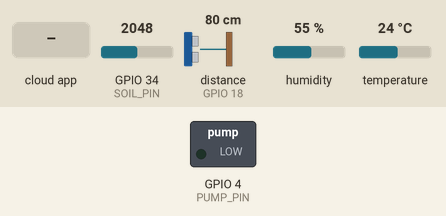
This program was run on a simulated ESP32. Shown: switched loads named in the program (green lamp = pin HIGH). Wiring (inferred from the names in the program): ultrasonic range finder: trigger GPIO 5; echo GPIO 18. Inputs (shaded band) come from the test bench; at power-on: distance to the obstacle (sensor on GPIO 18) 80 cm, GPIO 34 (SOIL_PIN) = 2048, humidity 55 %, temperature 24 °C. The echo pulse lasts 58.3 µs per cm; WiFi joins after 1.5 s; servers stay silent unless stated; pins used as bus, display or sensor lines are not drawn; what the program prints to the serial monitor is not drawn.

Above: at 2.9 s.
3.0 s: distance to the obstacle (sensor on GPIO 18) set to 2 cm
7.2 s: GPIO 34 (SOIL_PIN) set to 2474
8.7 s: GPIO 34 (SOIL_PIN) set to 2550
At 9.3 s:
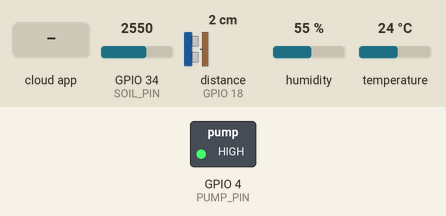
15.1 s: the phone or cloud app sets mode to auto
18.6 s: the phone or cloud app sets manual_pump to auto
22.1 s: the phone or cloud app sets mode to manual
At 22.5 s:
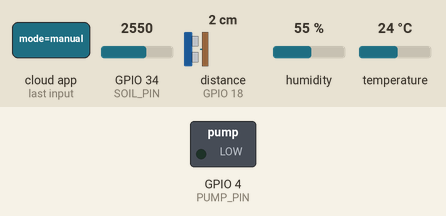
Timing chart, 0 to 25.1 s (numbered marks = the images above; inputs shaded):
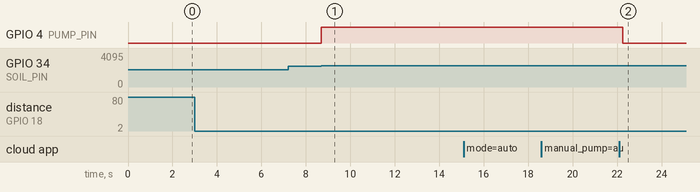

The program:

main.cpp
```cpp
#include <Arduino.h>
#include <WiFi.h>
#include <DHT.h>
#include <Firebase_ESP_Client.h>

#include "addons/TokenHelper.h"
#include "addons/RTDBHelper.h"

// KONFIGURASI WIFI & FIREBASE
#define WIFI_SSID "TP-Link_42CE"
#define WIFI_PASSWORD "21011980"
#define API_KEY "AIzaSyCFYf6a4gZsw27YDEl9OfdgM0R8sJz8YXk"
#define DATABASE_URL "https://smart-plant-system-372b4-default-rtdb.asia-southeast1.firebasedatabase.app"


// DEFINISI PIN
#define PUMP_PIN 4        // Pin untuk Relay/Transistor Dinamo Pompa
#define SOIL_PIN 34       // Pin Analog untuk Sensor Kelembapan Tanah (ADC1)
#define TRIG_PIN 5        // Pin Trigger Sensor Ultrasonik HC-SR04
#define ECHO_PIN 18       // Pin Echo Sensor Ultrasonik HC-SR04
#define DHT_PIN 12        // Pin Data Sensor DHT11

// KONFIGURASI SENSOR SUHU
#define DHT_TYPE DHT11
DHT dht(DHT_PIN, DHT_TYPE);

// DIMENSI WADAH AIR (Dalam cm)
const float TINGGI_WADAH_CM = 23.0;

// OBJEK FIREBASE
FirebaseData fbdo;
FirebaseData streamData;
FirebaseAuth auth;
FirebaseConfig config;

// VARIABEL GLOBAL
String currentMode = "auto";
bool manualPumpTrigger = false;
unsigned long sendDataPrevMillis = 0;
unsigned long logPrevMillis = 0;
int timerDelay = 5000;  // Kirim data telemetri tiap 5 detik
int logDelay = 2000;    // Log diagnostik tiap 2 detik

// THRESHOLD PENYIRAMAN
const int SOIL_DRY_THRESHOLD = 2500;  // Di atas ini = tanah kering, pompa nyala
const int SOIL_SENSOR_MAX = 4095;     // Nilai ADC maksimum (12-bit)
const int SOIL_SENSOR_SUSPECT = 4080; // Di atas ini = kemungkinan sensor rusak/terputus

// FUNGSI BACA SENSOR

// 1. Fungsi Baca Sensor Kelembapan Tanah
// ESP32 ADC membaca 0 (basah maksimal) hingga 4095 (kering maksimal)
int readSoilMoisture() {
  int rawValue = analogRead(SOIL_PIN);
  return rawValue;
}

// 2. Fungsi Baca Sensor Ultrasonik (Mengembalikan Sisa Ketinggian Air dalam cm)
float readWaterLevel() {
  digitalWrite(TRIG_PIN, LOW);
  delayMicroseconds(2);

  digitalWrite(TRIG_PIN, HIGH);
  delayMicroseconds(10);
  digitalWrite(TRIG_PIN, LOW);

  long duration = pulseIn(ECHO_PIN, HIGH, 30000);

  if (duration == 0) {
    return 0; // Sensor error atau tidak terbaca
  }

  // Hitung jarak dari sensor ke permukaan air (Kecepatan suara = 0.034 cm/us)
  float distanceToWater = duration * 0.034 / 2;

  // Hitung sisa air: Tinggi total wadah dikurangi jarak sensor ke air
  float sisaAirCm = TINGGI_WADAH_CM - distanceToWater;

  // Cegah nilai negatif jika air benar-benar kosong
  if (sisaAirCm < 0) sisaAirCm = 0;

  return sisaAirCm;
}

// DIAGNOSTIK SENSOR SAAT STARTUP
void runSensorDiagnostic() {
  Serial.println();
  Serial.println("╔══════════════════════════════════════╗");
  Serial.println("║     DIAGNOSTIK SENSOR STARTUP        ║");
  Serial.println("╠══════════════════════════════════════╣");

  // Test Sensor Tanah
  int soilRaw = analogRead(SOIL_PIN);
  Serial.printf("║ Tanah (ADC)  : %-4d", soilRaw);
  if (soilRaw >= SOIL_SENSOR_SUSPECT) {
    Serial.println("  ⚠ SUSPECT: Pin floating / sensor terputus!");
  } else if (soilRaw == 0) {
    Serial.println("  ⚠ SUSPECT: Selalu 0, cek kabel data!");
  } else {
    Serial.printf("  ✓ OK (threshold=%d)\n", SOIL_DRY_THRESHOLD);
  }

  // Test Sensor Ultrasonik
  float water = readWaterLevel();
  Serial.printf("║ Air (cm)     : %-5.1f", water);
  if (water <= 0) {
    Serial.println(" ⚠ SUSPECT: Tidak terbaca, cek TRIG/ECHO!");
  } else {
    Serial.println(" ✓ OK");
  }

  // Test DHT11
  float temp = dht.readTemperature();
  Serial.print("║ Suhu (°C)    : ");
  if (isnan(temp)) {
    Serial.println("NaN    ⚠ SUSPECT: DHT11 tidak terbaca!");
  } else {
    Serial.printf("%-5.1f  ✓ OK\n", temp);
  }

  // Test Relay (pastikan mati)
  Serial.printf("║ Pompa (Pin %d): LOW   ✓ Aman\n", PUMP_PIN);

  Serial.println("╚══════════════════════════════════════╝");
  Serial.println();
}

// CALLBACK STREAM FIREBASE
void streamCallback(FirebaseStream data) {
  String path = data.dataPath();

  if (path == "/mode") {
    currentMode = data.stringData();
    Serial.println("Dashboard CMD: Mode penyiraman -> " + currentMode);
  } else if (path == "/manual_pump") {
    manualPumpTrigger = data.boolData();
    Serial.println("Dashboard CMD: Pompa Manual -> " + String(manualPumpTrigger ? "ON" : "OFF"));
  }
}

void streamTimeoutCallback(bool timeout) {
  if (timeout) {
    Serial.println("Stream timeout... Sinkronisasi ulang koneksi realtime.");
  }
}

// SETUP
void setup() {
  Serial.begin(115200);

  // Inisialisasi Pin
  pinMode(PUMP_PIN, OUTPUT);
  pinMode(SOIL_PIN, INPUT);
  pinMode(TRIG_PIN, OUTPUT);
  pinMode(ECHO_PIN, INPUT);

  digitalWrite(PUMP_PIN, LOW); // Pompa mati di awal

  // Inisialisasi Sensor DHT
  dht.begin();

  // Koneksi WiFi
  Serial.print("Menghubungkan ke WiFi");
  WiFi.begin(WIFI_SSID, WIFI_PASSWORD);
  while (WiFi.status() != WL_CONNECTED) {
    delay(500);
    Serial.print(".");
  }
  Serial.println("\nWiFi Terhubung! IP: " + WiFi.localIP().toString());

  // Inisialisasi Firebase
  config.api_key = API_KEY;
  config.database_url = DATABASE_URL;
  config.token_status_callback = tokenStatusCallback;

  Firebase.begin(&config, &auth);
  Firebase.reconnectWiFi(true);

  // Anonymous Authentication — tidak butuh email/password
  // Pastikan Anonymous Auth sudah di-enable di Firebase Console!
  Serial.print("Firebase Anonymous Auth");
  if (Firebase.signUp(&config, &auth, "", "")) {
    Serial.println(" ✓ Berhasil!");
  } else {
    Serial.println(" ✗ GAGAL!");
    Serial.println("  Error: " + String(config.signer.signupError.message.c_str()));
    Serial.println("  → Pastikan Anonymous Auth di-enable di Firebase Console.");
    Serial.println("  → Authentication > Sign-in method > Anonymous > Enable");
  }

  // Inisiasi Streaming secara realtime ke node kontrol
  if (!Firebase.RTDB.beginStream(&streamData, "/smart_plant/controls")) {
    Serial.printf("Gagal memulai stream: %s\n", streamData.errorReason().c_str());
  } else {
    Serial.println("Berhasil mengaitkan jalur stream realtime!");
  }
  Firebase.RTDB.setStreamCallback(&streamData, streamCallback, streamTimeoutCallback);

  // Jalankan diagnostik sensor sebelum mulai loop
  runSensorDiagnostic();
}

// MAIN LOOP
void loop() {
  // =============================================
  // BAGIAN 1: BACA SENSOR (Selalu jalan, independen dari Firebase)
  // =============================================
  int soilMoisture = readSoilMoisture();
  float waterLevel = readWaterLevel();

  // =============================================
  // BAGIAN 2: LOGIKA KEPUTUSAN POMPA
  // =============================================
  bool shouldPumpRun = false;
  String pumpReason = "";
  bool sensorSuspect = false;

  // Deteksi sensor tanah yang kemungkinan rusak/terputus
  if (soilMoisture >= SOIL_SENSOR_SUSPECT) {
    sensorSuspect = true;
    pumpReason = "BLOCKED: Sensor tanah suspect (ADC=" + String(soilMoisture) + ", kemungkinan terputus!)";
    shouldPumpRun = false; // JANGAN nyalakan pompa jika sensor tidak reliable
  }
  // Proteksi Dinamo Terbakar (Fail-Safe): Air terlalu rendah
  else if (waterLevel <= 2.0) {
    shouldPumpRun = false;
    pumpReason = "BLOCKED: Air terlalu rendah (" + String(waterLevel, 1) + " cm <= 2.0 cm)";
  }
  else {
    if (currentMode == "auto") {
      if (soilMoisture > SOIL_DRY_THRESHOLD) {
        shouldPumpRun = true;
        pumpReason = "AUTO ON: Tanah kering (" + String(soilMoisture) + " > " + String(SOIL_DRY_THRESHOLD) + ")";
      } else {
        shouldPumpRun = false;
        pumpReason = "AUTO OFF: Tanah cukup lembab (" + String(soilMoisture) + " <= " + String(SOIL_DRY_THRESHOLD) + ")";
      }
    }
    else if (currentMode == "manual") {
      if (manualPumpTrigger) {
        shouldPumpRun = true;
        pumpReason = "MANUAL ON: Tombol ditekan dari dashboard";
      } else {
        shouldPumpRun = false;
        pumpReason = "MANUAL OFF: Menunggu perintah dashboard";
      }
    }
  }

  // Aktuasi Pompa
  digitalWrite(PUMP_PIN, shouldPumpRun ? HIGH : LOW);

  // =============================================
  // BAGIAN 3: LOG DIAGNOSTIK (Setiap 2 Detik)
  // =============================================
  if (millis() - logPrevMillis > logDelay || logPrevMillis == 0) {
    logPrevMillis = millis();

    Serial.println("────────────────────────────────────────");
    Serial.printf("[%lums] MODE: %s | Firebase: %s\n",
                  millis(), currentMode.c_str(), Firebase.ready() ? "Ready" : "NOT READY");
    Serial.printf("  Tanah (ADC) : %d / %d", soilMoisture, SOIL_SENSOR_MAX);
    if (sensorSuspect) Serial.print("  ⚠ SENSOR SUSPECT!");
    Serial.println();
    Serial.printf("  Air (cm)    : %.1f / %.1f\n", waterLevel, TINGGI_WADAH_CM);
    Serial.printf("  Pompa       : %s\n", shouldPumpRun ? "🟢 ON" : "⚫ OFF");
    Serial.printf("  Alasan      : %s\n", pumpReason.c_str());
  }

  // =============================================
  // BAGIAN 4: TELEMETRI FIREBASE (Setiap 5 Detik)
  // =============================================
  if (Firebase.ready() && (millis() - sendDataPrevMillis > timerDelay || sendDataPrevMillis == 0)) {
    sendDataPrevMillis = millis();

    // Baca DHT11 (lambat, cukup tiap 5 detik)
    float temperature = dht.readTemperature();
    if (isnan(temperature)) {
      temperature = -999.0;
      Serial.println("  ⚠ DHT11: Gagal membaca suhu!");
    }

    // Push data ke Firebase Realtime Database
    bool ok1 = Firebase.RTDB.setInt(&fbdo, "/smart_plant/sensors/soil_moisture", soilMoisture);
    bool ok2 = Firebase.RTDB.setFloat(&fbdo, "/smart_plant/sensors/water_level", waterLevel);
    bool ok3 = Firebase.RTDB.setFloat(&fbdo, "/smart_plant/sensors/temperature", temperature);

    Serial.println("────────────────────────────────────────");
    Serial.println("📡 TELEMETRI FIREBASE:");
    Serial.printf("  Suhu     : %.1f °C  %s\n", temperature, temperature == -999.0 ? "[ERR]" : "[OK]");
    Serial.printf("  Air      : %.1f cm      %s\n", waterLevel, ok2 ? "[OK]" : "[FAIL]");
    Serial.printf("  Tanah    : %d ADC      %s\n", soilMoisture, ok1 ? "[OK]" : "[FAIL]");
    Serial.printf("  Suhu FB  :              %s\n", ok3 ? "[OK]" : "[FAIL]");

    if (!ok1 || !ok2 || !ok3) {
      Serial.printf("  ⚠ Error: %s\n", fbdo.errorReason().c_str());
    }
  }
}
```

Measured:
- the behaviour switches between 2500 and 2501 on GPIO 34 (SOIL_PIN) (found by bisection; images 0 and 1)
- after the input at 3.0 s, every drawn part: stays the same
- after the input at 7.2 s, every drawn part: stays the same
- after the input at 8.7 s, GPIO 4 (PUMP_PIN): LOW → HIGH at once
- after the input at 22.1 s, GPIO 4 (PUMP_PIN): HIGH → LOW after 0.15 s
